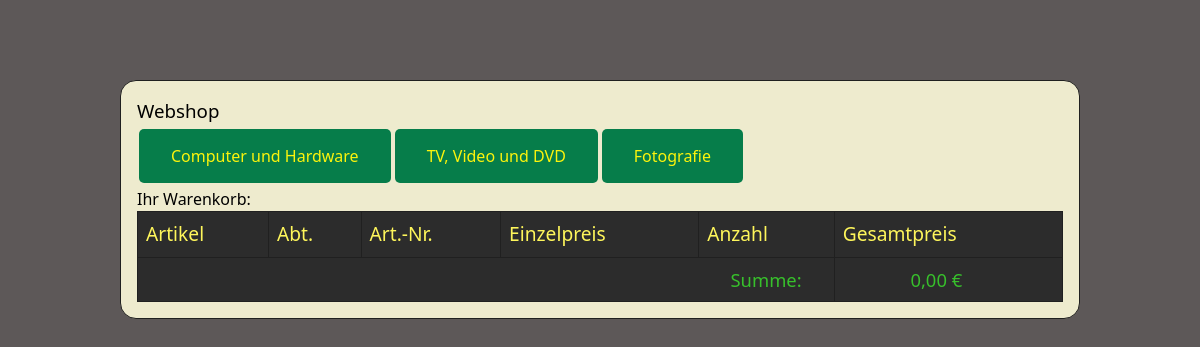
The app's page /webshop_warenkorb.php with its own data.
### tables this page shows
CREATE TABLE abteilung (
            abteilung_id INTEGER PRIMARY KEY,
            abteilung_name TEXT
        );

### webshop.inc.php (the view)
<?php
$db = new SQLite3('webshop.db');
if (!($res = $db->query("SELECT * FROM abteilung"))) {
    echo "Fehler bei der Abfrage.<br>";
    exit;
}
while ($dsatz = $res->fetchArray(SQLITE3_ASSOC)) {
    echo "<p class='button'><a href='index.php?abt=" . $dsatz['abteilung_id'] . "'>" . $dsatz['abteilung_name'] . "</a></p>";
}

### style.css (style rules this page uses)
*, *::before, *::after { box-sizing: border-box; }
* { margin: 0; }
html, body { height: 100%; }
body { line-height: 1.5; -webkit-font-smoothing: antialiased; font-family: system-ui, -apple-system, BlinkMacSystemFont, 'Segoe UI', Roboto, Oxygen, Ubuntu, Cantarell, 'Open Sans', 'Helvetica Neue', sans-serif; background-color: rgb(93, 88, 88); }
p, h1, h2, h3, h4, h5, h6 { overflow-wrap: break-word; }
.button { background-color: #067d4a; border: none; color: rgb(252, 244, 12); padding: 15px 32px; text-align: center; text-decoration: none; display: inline-block; font-size: 16px; margin: 4px 2px; cursor: pointer; transition: all 0.3s ease-in-out; border-radius: 5px; }
a { text-decoration: none; color: inherit; }

### records on screen
abteilung: abteilung_name "Computer und Hardware"
abteilung: abteilung_name "TV, Video und DVD"
abteilung: abteilung_name "Fotografie"

### other values on screen
$summe "0,00"
